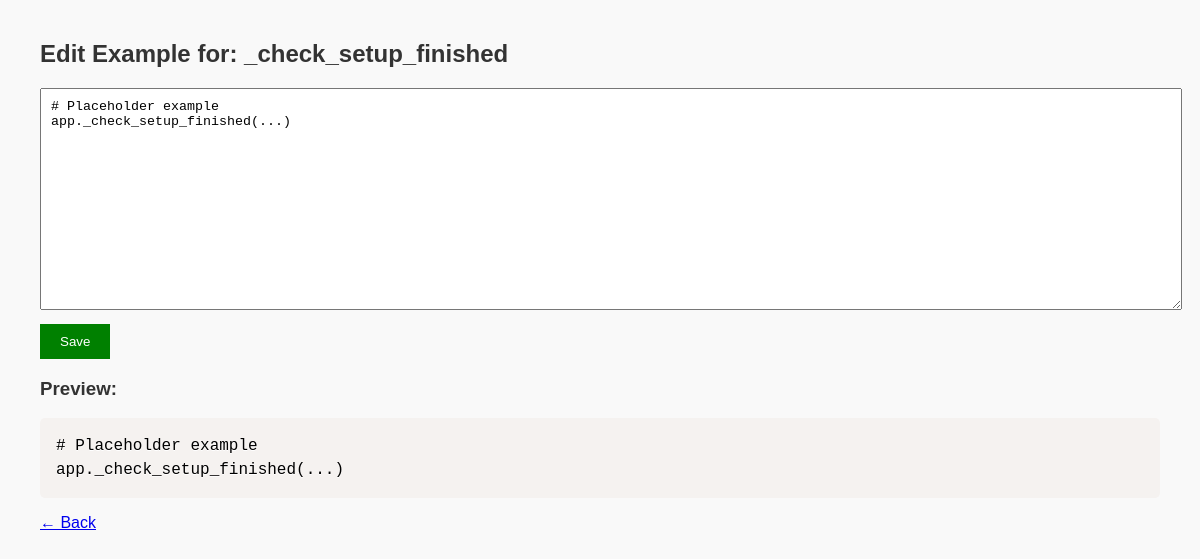
Screenshot of /edit/1 with the database file from the repository.
### tables this page shows
CREATE TABLE attributes (
    id INTEGER PRIMARY KEY AUTOINCREMENT,
    name TEXT NOT NULL,
    category_id INTEGER,
    FOREIGN KEY (category_id) REFERENCES categories(id)
);

CREATE TABLE examples (
    id INTEGER PRIMARY KEY AUTOINCREMENT,
    attribute_id INTEGER NOT NULL,
    example TEXT NOT NULL,
    is_manual INTEGER NOT NULL DEFAULT 0,
    FOREIGN KEY (attribute_id) REFERENCES attributes(id)
);

### step0/main.py (the view)
@app.route('/edit/<int:id>', methods=['GET', 'POST'])
def edit(id):
    conn = get_db_connection()
    if request.method == 'POST':
        new_example = request.form['example']
        conn.execute("UPDATE examples SET example = ?, is_manual = 1 WHERE id = ?", (new_example, id))
        conn.commit()
        conn.close()
        return redirect(url_for('index'))
    example = conn.execute("SELECT a.name AS attribute, e.example FROM examples e JOIN attributes a ON a.id = e.attribute_id WHERE e.id = ?", (id,)).fetchone()
    conn.close()
    return render_template('edit.html', example=example, id=id)

### step0/main.py (called while the page is built)
def get_db_connection():
    conn = sqlite3.connect(DB)
    conn.row_factory = sqlite3.Row
    return conn

### step0/templates/edit.html (shortened to what this page needs)
<!DOCTYPE html>
<html>
<head>
    <link href="https://cdn.jsdelivr.net/npm/prismjs@1.29.0/themes/prism.css" rel="stylesheet" />
</head>
<body>
    <h2>Edit Example for: {{ example['attribute'] }}</h2>
    <form method="post">
        <textarea name="example">{{ example['example'] }}</textarea><br>
        <input type="submit" value="Save">
    </form>
    <h3>Preview:</h3>
    <pre><code class="language-python">{{ example['example'] }}</code></pre>
    <p><a href="{{ url_for('index') }}">← Back</a></p>
</body>
</html>

### step0/templates/edit.html (style rules this page uses)
body { font-family: Arial; margin: 40px; background: #f9f9f9; }
textarea { width: 100%; height: 200px; padding: 10px; font-family: monospace; }
input[type="submit"] { padding: 10px 20px; margin-top: 10px; background: green; color: white; border: none; }
pre { background: #f0f0f0; padding: 10px; border-radius: 5px; }
h2, h3 { color: #333; }

### rows the page displays
attributes: attribute "_check_setup_finished"
examples: example "# Placeholder example app._check_setup_finished(...)"
